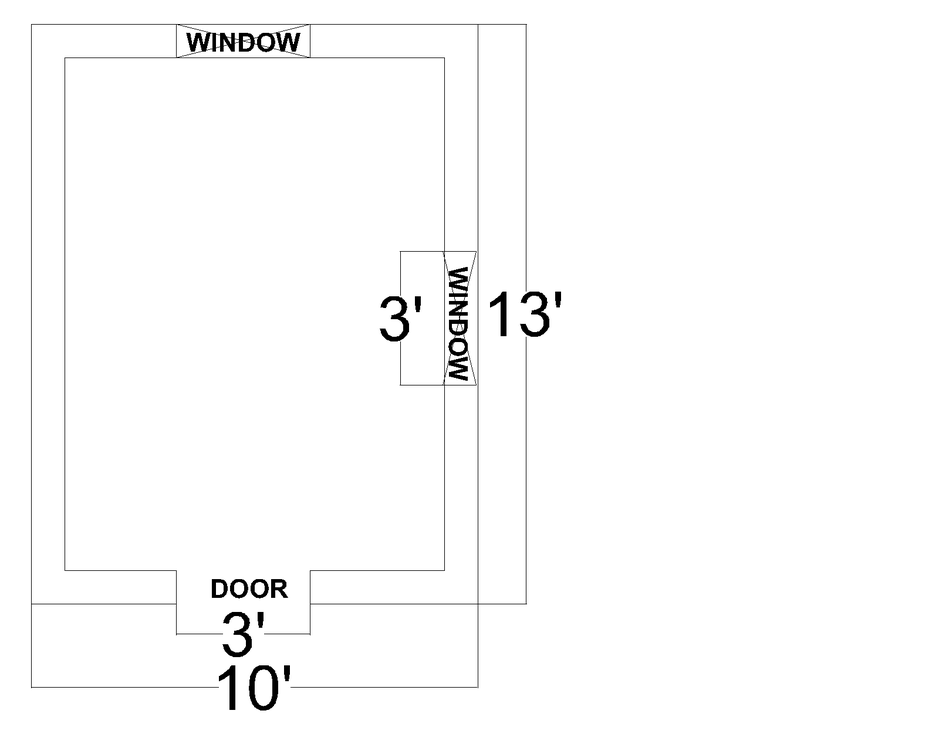
#> input picture data/samples/PLAN1.png, 939 x 751 px, shrunk from 1600 x 1280 before the run, found by its file name
$ python cv_textdetect.py
#> lines starting #> are read from the running program, lines starting #| are printed output that depends on the picture; after the words box and inside, x2 and y2 are one past the last pixel; in counts of white or black regions, pixels touching at a corner belong together
# src/cv_textdetect.py
from pathlib import Path
import cv2
import numpy as np
import pytesseract
import shutil
import re
import json

# --- pick whichever case matches your file name ---
CANDIDATES = [Path("data/samples/plan1.png"), Path("data/samples/PLAN1.png")]
for p in CANDIDATES:
    if p.exists():
        SAMPLE = p
        break
else:
    raise FileNotFoundError("Put plan1.png (or PLAN1.png) in data/samples/")

OUT_IMG  = Path("data/samples/labels_plan1.png")
OUT_JSON = Path("data/samples/labels_plan1.json")

# --- make sure tesseract is reachable on Windows ---
if shutil.which("tesseract") is None:
    # common default install path
    pytesseract.pytesseract.tesseract_cmd = r"C:\Program Files\Tesseract-OCR\tesseract.exe"

def load_color(path: Path) -> np.ndarray:
    img = cv2.imread(str(path), cv2.IMREAD_COLOR)
#> img is the input picture: shape (751, 939, 3); min 0, max 255, mean 251.4
    if img is None:
        raise FileNotFoundError(f"Cannot read image: {path}")
    return img

def preprocess_for_ocr(img_bgr: np.ndarray) -> np.ndarray:
    """Return a high-contrast black-text-on-white image for OCR."""
    gray = cv2.cvtColor(img_bgr, cv2.COLOR_BGR2GRAY)
    gray = cv2.GaussianBlur(gray, (3,3), 0)
    # Otsu binarization
    _, th = cv2.threshold(gray, 0, 255, cv2.THRESH_BINARY + cv2.THRESH_OTSU)
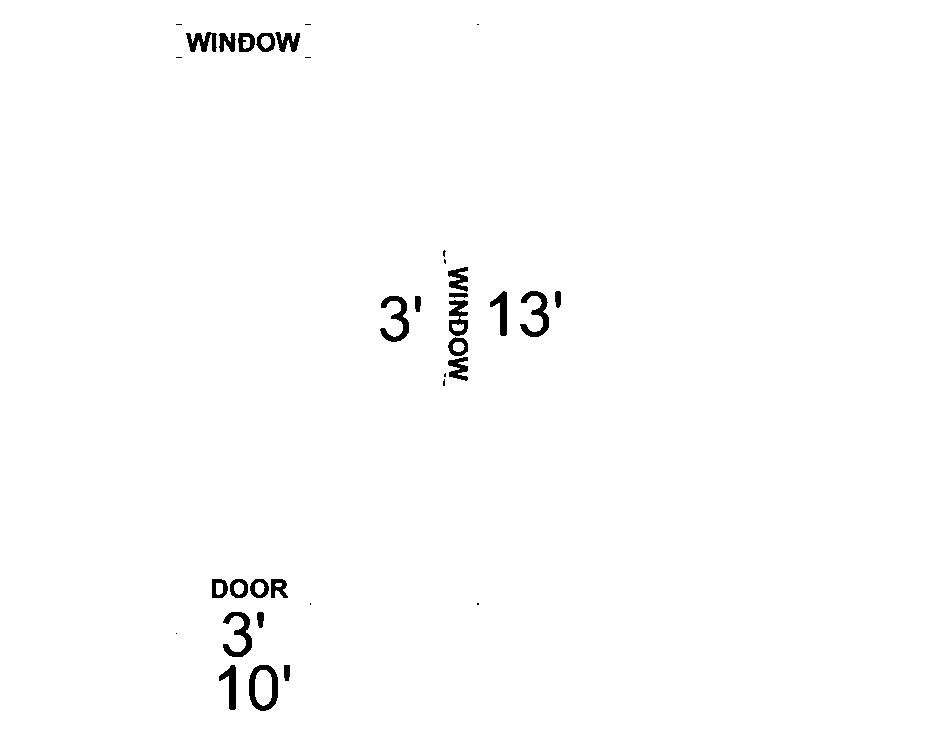
#> th: shape (751, 939); 99.1% white; 36 black regions (12 under 20 px), largest, box (x1, y1, x2, y2) and area: (249, 665, 278, 711) 599, (380, 296, 409, 342) 540, (520, 291, 549, 337) 536

    # If mostly dark (black background), invert so text becomes black on white
    if np.mean(th) < 127:
        th = cv2.bitwise_not(th)

    # Slight dilation to connect thin strokes
    th = cv2.dilate(th, cv2.getStructuringElement(cv2.MORPH_RECT, (2,2)), 1)
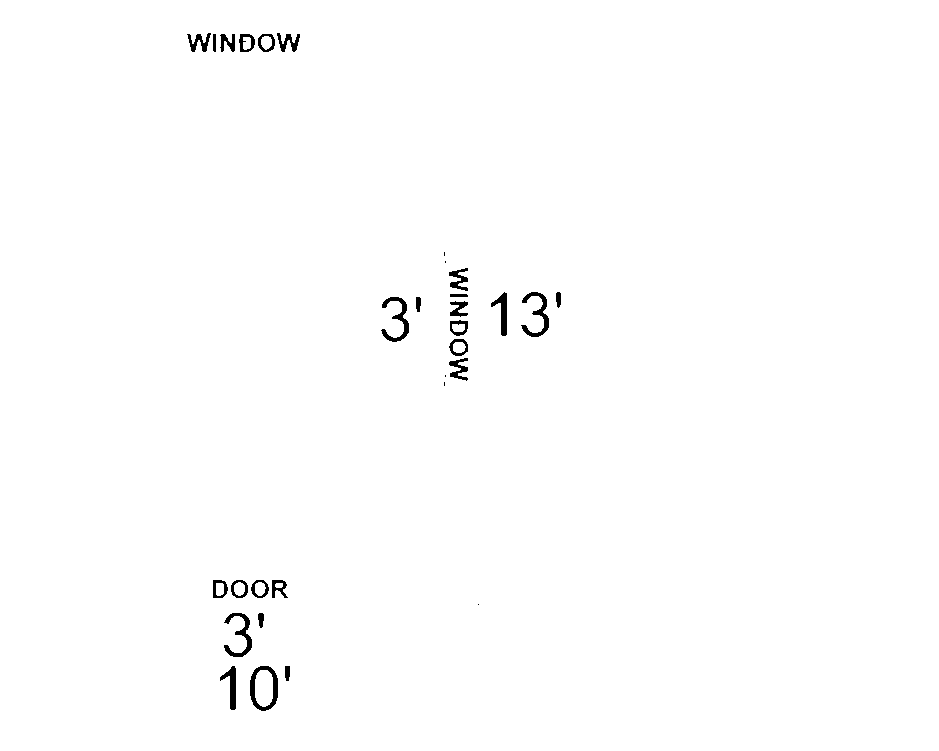
#> th: shape (751, 939); 99.3% white; 31 black regions (5 under 20 px), largest, box (x1, y1, x2, y2) and area: (250, 666, 278, 711) 471, (381, 297, 409, 342) 414, (521, 292, 549, 337) 409
    return th

def run_ocr(bin_img: np.ndarray):
    # PSM 11 = sparse text, good for drawings
    config = r"--oem 3 --psm 11"
#> (the run stopped early here; a loop or call above may not have finished)
